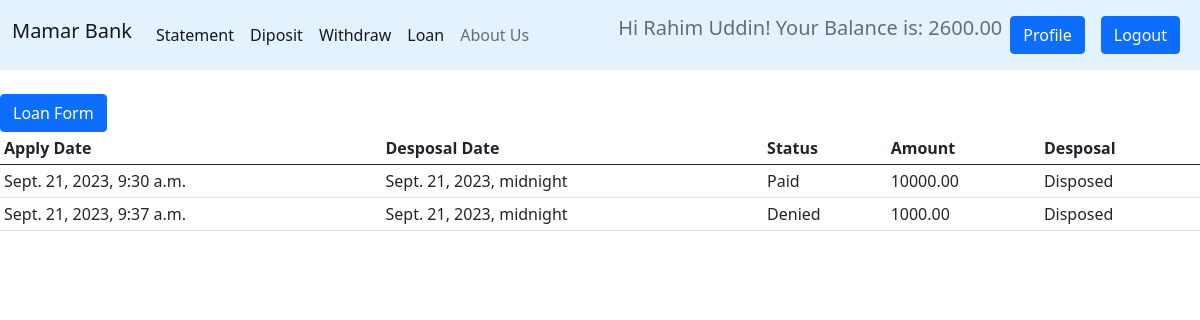
/loan/ (signed in), run on the app's committed database.
### app/models.py (models this page shows, shortened)
class UserInfo(models.Model):
    user = models.OneToOneField(User, on_delete=models.CASCADE, related_name='info')
    account_no=models.IntegerField(unique=True)
    account_type = models.CharField(max_length=10, choices=choice.ACC_TYPE)
    gender = models.CharField(max_length=6, choices=choice.GENDER)
    dob=models.DateField()
    address = models.TextField()
    balance = models.DecimalField(max_digits=10, decimal_places=2, default=0.00)
    totalLoan = models.DecimalField(max_digits=10, decimal_places=2, default=0)

class loan(models.Model):
    user = models.ForeignKey(User, on_delete=models.CASCADE, related_name='loan')
    dateOfApplication = models.DateTimeField(auto_now_add=True)
    status = models.CharField(max_length=10, choices=choice.LOAN_STATUS)
    dateOfDisposal = models.DateTimeField(null=True)
    amount = models.DecimalField(max_digits=10, decimal_places=2)

### app/views.py (the view)
# urls.py: path('loan/', views.loanPage, name='loan'),
def loanPage(request):
    loan_data=models.loan.objects.filter(user=request.user.id)
    return render(request, './loan.html',{'data':loan_data})

### app/templates/loan.html (shortened to what this page needs)
{% extends 'base.html' %}
{% load crispy_forms_tags %}
{% block body %}
<a href="{% url 'applyLoan' %}" class='btn btn-primary'>Loan Form</a>
<table class="table table-sm">
    <thead>
      <tr>
        <th scope="col">Apply Date</th>
        <th scope="col">Desposal Date</th>
        <th scope="col">Status</th>
        <th scope="col">Amount</th>
        <th scope="col">Desposal</th>
      </tr>
    </thead>
    <tbody>
        {% for item in data %}
        <form method='get' action="{% url 'loanDis' item.id %}">
            <tr>
                <td>{{item.dateOfApplication}}</td>
                <td>{{item.dateOfDisposal}}</td>
                <td>
                    {% if item.status == 'Pending'%}
                        <select name="loanStatus">
                            <option value="Approved">Approve</option>
                            <option value="Denied">Deny</option>
                        </select>
                        {% else %}
                        {{item.status}}
                        {% endif %}
                    </td>
                    <td>{{item.amount}}</td>
                    <td>
                        {% if item.status == 'Pending' %}
                            <input type='submit' formmethod='get' value='Dispose'>
                        {% elif item.status == 'Approved' %}
                            <button type='submit' class='btn btn-danger btn-sm'>Pay</button>
                            {% comment %} <a href="{% url 'loanDis' item.id %}" class='btn btn-danger btn-sm'>Pay</a> {% endcomment %}
                        {% else %} Disposed{% endif %}
                    </td>
                </tr>
            </form>
        {% endfor %}
    </tbody>
  </table>
{% endblock body %}

### app/templates/base.html (shortened to what this page needs)
<!DOCTYPE html>
<html lang="en">
<head>
    <link href="https://cdn.jsdelivr.net/npm/bootstrap@5.0.2/dist/css/bootstrap.min.css" rel="stylesheet">
</head>
<body>
    <nav class="navbar navbar-expand-lg navbar-light" style="background-color: #e3f2fd;">
        <div class="container-fluid">
          <h1 class="navbar-brand">Mamar Bank</h1>
          <div class="collapse navbar-collapse" id="navbarSupportedContent">
            <ul class="navbar-nav me-auto mb-2 mb-lg-0">
              {% if request.user.is_authenticated %}
                <li class="nav-item">
                  <a class="nav-link active" aria-current="page" href="{% url 'statement' %}">Statement</a>
                </li>
                <li class="nav-item">
                  <a class="nav-link active" aria-current="page" href="{% url 'deposit' %}">Diposit</a>
                </li>
                <li class="nav-item">
                  <a class="nav-link active" aria-current="page" href="{% url 'withdraw' %}">Withdraw</a>
                </li>
                <li class="nav-item">
                  <a class="nav-link active" aria-current="page" href="{% url 'loan' %}">Loan</a>
                </li>
              {% endif %}
              <li class="nav-item">
                <a class="nav-link" href="#">About Us</a>
              </li>
            </ul>
            <form class="d-flex">
              {% if request.user.is_authenticated %}
                <h5 class='navbar-text'>Hi {{user.get_full_name}}! Your Balance is: {{user.info.balance}}</h5>
                <a href="{% url 'profile' %}" class='btn btn-primary m-2'>Profile</a>
                <a href="{% url 'logout' %}" class='btn btn-primary m-2'>Logout</a>
              {% else %}
                <a href="{% url 'login' %}" class='btn btn-primary m-2'>Login</a>
                <a href="{% url 'sign_up' %}" class='btn btn-primary m-2'>Sign-Up</a>
              {% endif %}
            </form>
          </div>
        </div>
      </nav>
    {% block body %}{% endblock body %}
</body>
</html>

### data on the page
loan: dateOfApplication "Sept. 21, 2023, 9:30 a.m.", dateOfDisposal "Sept. 21, 2023, midnight", status "Paid", amount "10000.00", shows "Disposed"
loan: dateOfApplication "Sept. 21, 2023, 9:37 a.m.", dateOfDisposal "Sept. 21, 2023, midnight", status "Denied", amount "1000.00", shows "Disposed"

### other printed values
{{ user.get_full_name }} "Rahim Uddin"
{{ user.info.balance }} "2600.00"
